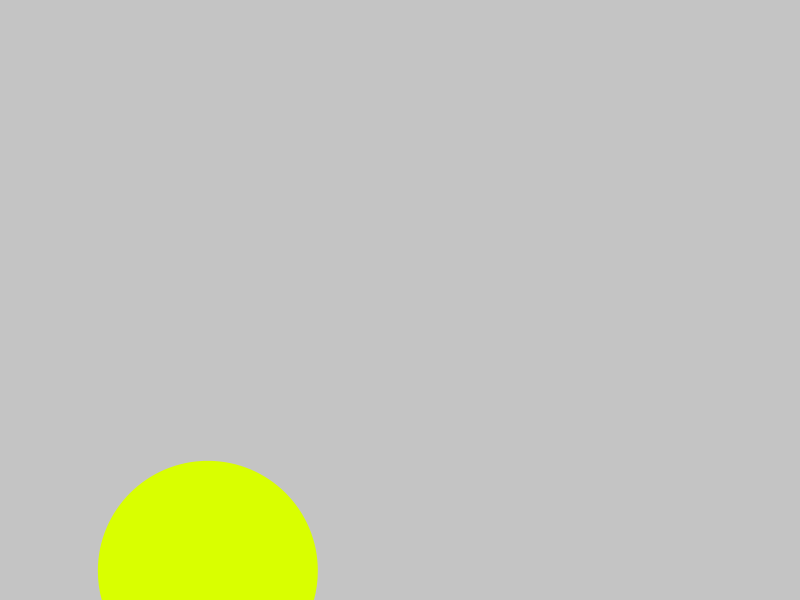
Frame 1 (no input)
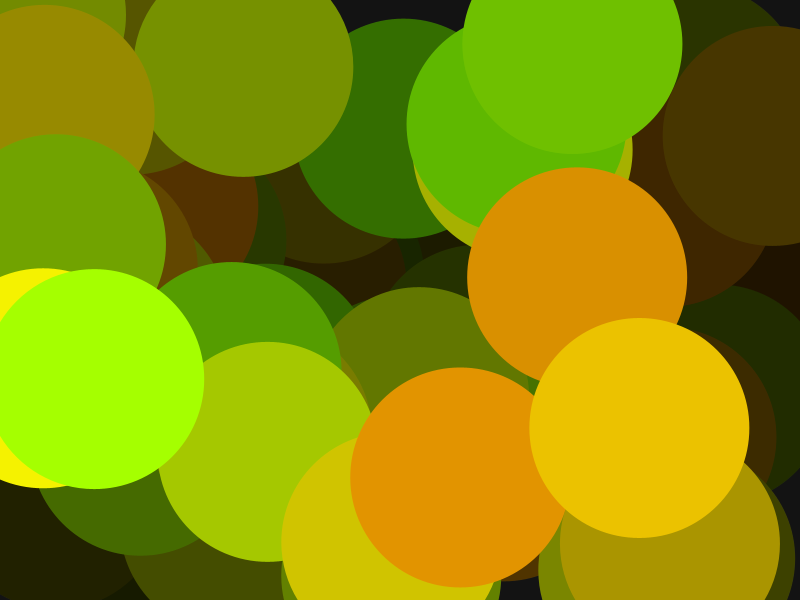
Frame 60 (the mouse pressed at the canvas centre just before this capture)
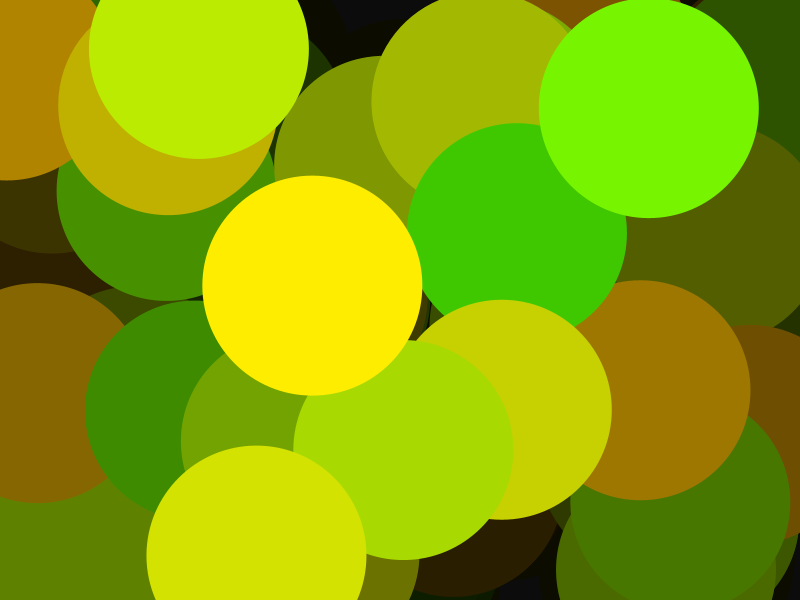
Frame 120 (the mouse held since frame 60 and released just before this capture)

The Processing sketch that drew these frames (run headless with seeded random() and noise(); from frame 60 on, the mouse is pressed at the canvas centre):

// Processing sketch: circles
// ── circles.pde
float angle = 30;

void setup()
{
  size(800,600);
}

void draw()
{
  noStroke();
  fill(color(0,0,0,10));
  rect(0,0,800,600);
  
  colorMode(HSB,360,100,100);
  angle = angle + 0.1;
  if(angle > 360) angle = 0;
  println(angle);
  float hue = random(angle,angle+60);
  float sat = random(100,100);
  float bri = random(100,100);
  color circle_color = color(hue,sat,bri);
  fill(circle_color);
  
  //fill(color(random(255),random(255),random(255)));
  circle(random(800),random(600), 220);
}
